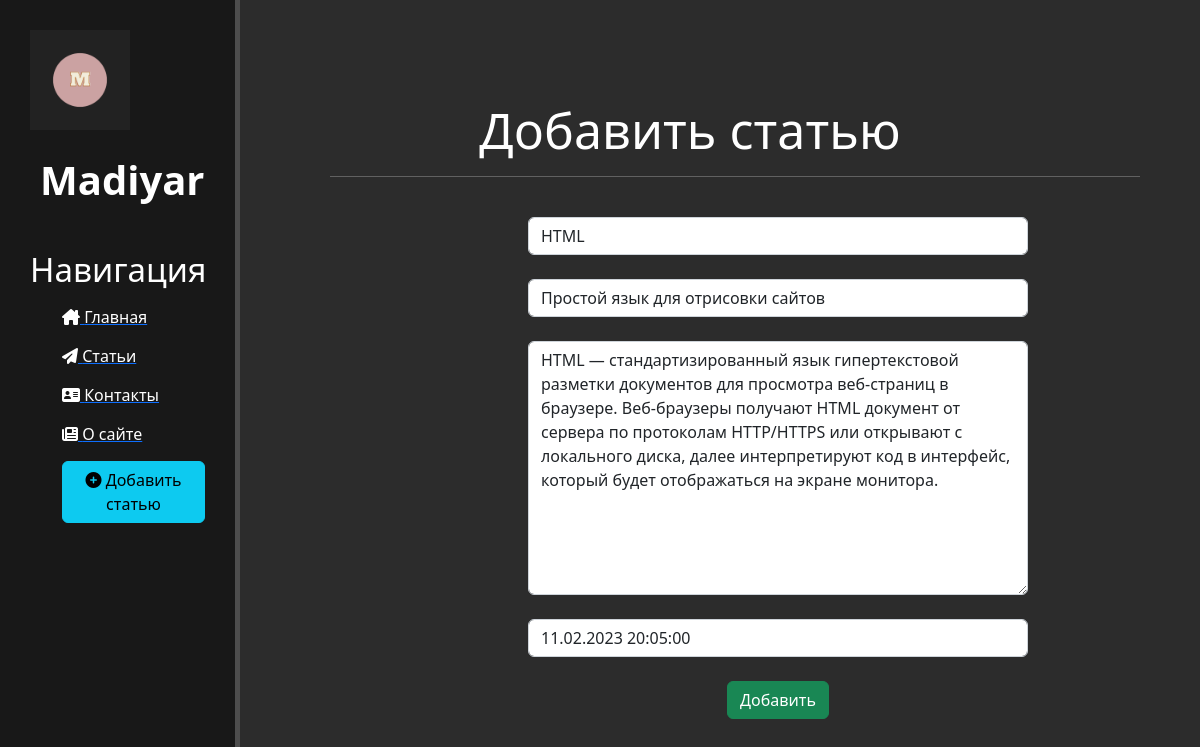
The page /news/2/update on the database its author committed.
### news/models.py (models this page shows, shortened)
class Articles(models.Model):
    title = models.CharField('Название', max_length=50)
    anons = models.CharField('Анонс', max_length=250)
    full_text = models.TextField('Статья')
    date = models.DateTimeField('Дата и время публикации')
    class Meta:
        verbose_name = 'Новость'
        verbose_name_plural = 'Новости'

### news/views.py (the view)
# urls.py: path('<int:pk>/update', views.NewUpdateView.as_view(), name='news_update'),
class NewUpdateView(UpdateView):
    model = Articles
    template_name = 'news/create.html'
    form_class = ArticlesForm

### news/forms.py
class ArticlesForm(ModelForm):
    class Meta:
        model = Articles
        fields = ['title', 'anons', 'full_text', 'date']
        widgets = {
            "title": TextInput(attrs={
                'class': 'form-control',
                'placeholder': 'Название статьи',
            }),
            "anons": TextInput(attrs={
                'class': 'form-control',
                'placeholder': 'Анонс статьи',
            }),
            "date": DateTimeInput(attrs={
                'class': 'form-control',
                'placeholder': 'Дата публикации'
            }),
            "full_text": Textarea(attrs={
                'class': 'form-control',
                'placeholder': 'Текст статьи'
            }),
        }

### news/templates/news/create.html (shortened to what this page needs)
{% extends 'main/base.html' %}
{% block content %}
    <div class="features">
        <h1>Добавить статью</h1>
        <hr class="line">
        <form method="post">
            {% csrf_token %}<br>
            {{ form.title }}<br>
            {{ form.anons }}<br>
            {{ form.full_text }}<br>
            {{ form.date }}<br>
            <button class="btn btn-success" type="submit">Добавить</button>
        </form>
    </div>
{% endblock %}

### main/static/main/css/main.css (style rules this page uses)
body { background: #2c2c2c; }
main .features { float: left; color: #fff; margin-top: 100px; text-align: center; width: 75%; }
main .features h1 { font-size: 50px; }
main .line { display: block; margin-left: 90px; }
form { margin-left: 32%; width: 500px; }

### rows shown on the page
Articles: title "HTML", anons "Простой язык для отрисовки сайтов", full_text "HTML — стандартизированный язык гипертекстовой разметки документов для просмотра веб-страниц в браузере. Веб-браузеры получают HTML документ от сервера по протоколам HTTP/HTTPS или открывают с локального диска, далее интерпретируют код в интерфейс, который будет отображаться на экране монитора.", date "11.02.2023 20:05:00"
